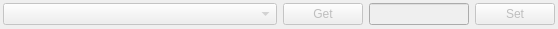
<?xml version="1.0" encoding="UTF-8"?>
<ui version="4.0">
 <class>InfoDlg</class>
 <widget class="QDialog" name="InfoDlg">
  <property name="enabled">
   <bool>false</bool>
  </property>
  <property name="geometry">
   <rect>
    <x>0</x>
    <y>0</y>
    <width>558</width>
    <height>29</height>
   </rect>
  </property>
  <property name="windowTitle">
   <string>InfoDlg</string>
  </property>
  <layout class="QHBoxLayout" name="horizontalLayout">
   <property name="leftMargin">
    <number>3</number>
   </property>
   <property name="topMargin">
    <number>3</number>
   </property>
   <property name="rightMargin">
    <number>3</number>
   </property>
   <property name="bottomMargin">
    <number>3</number>
   </property>
   <item>
    <widget class="QComboBox" name="comboBox_Register">
     <property name="sizePolicy">
      <sizepolicy hsizetype="MinimumExpanding" vsizetype="Fixed">
       <horstretch>0</horstretch>
       <verstretch>0</verstretch>
      </sizepolicy>
     </property>
     <property name="minimumSize">
      <size>
       <width>200</width>
       <height>0</height>
      </size>
     </property>
    </widget>
   </item>
   <item>
    <widget class="QPushButton" name="pushButton_Get">
     <property name="text">
      <string>Get</string>
     </property>
    </widget>
   </item>
   <item>
    <widget class="QLineEdit" name="lineEdit_Value">
     <property name="maximumSize">
      <size>
       <width>100</width>
       <height>16777215</height>
      </size>
     </property>
    </widget>
   </item>
   <item>
    <widget class="QPushButton" name="pushButton_Set">
     <property name="text">
      <string>Set</string>
     </property>
    </widget>
   </item>
  </layout>
 </widget>
 <layoutdefault spacing="6" margin="11"/>
 <resources/>
 <connections/>
</ui>
